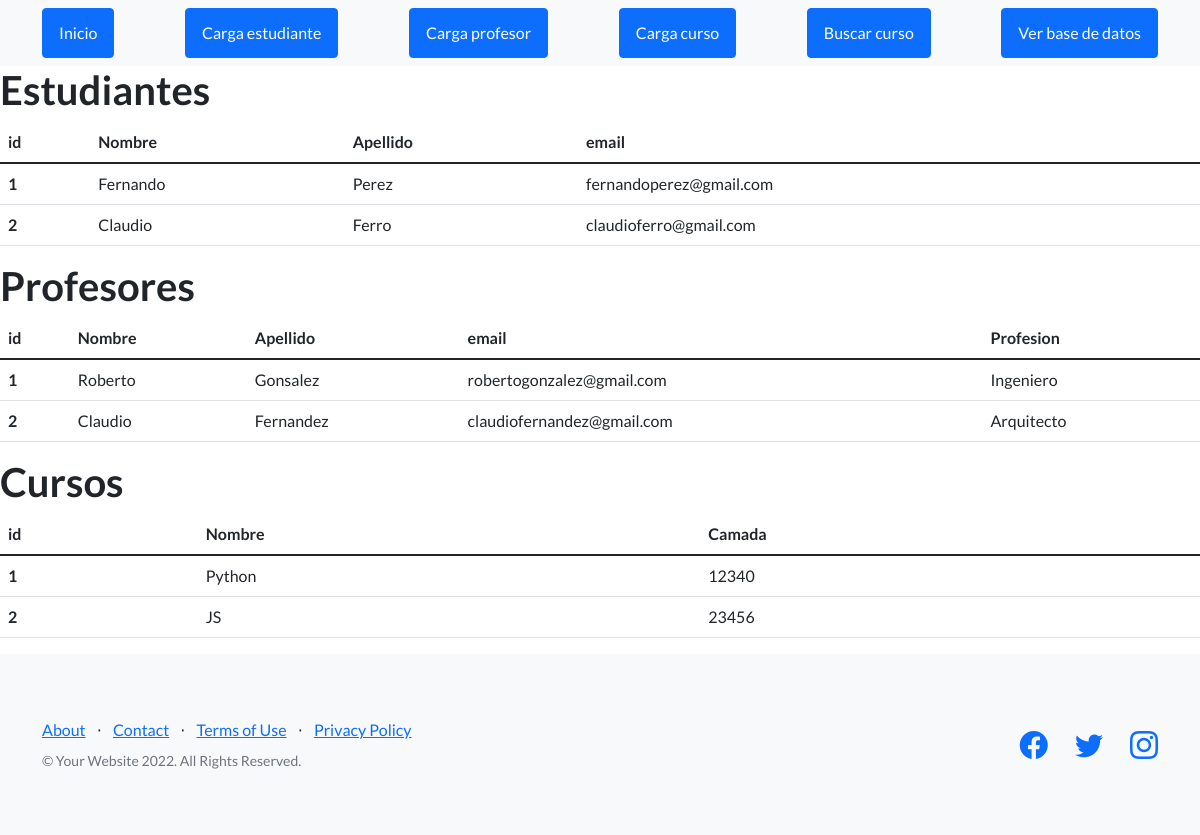
/app_uni/bases_datos, run on an earlier commit of the app's database.
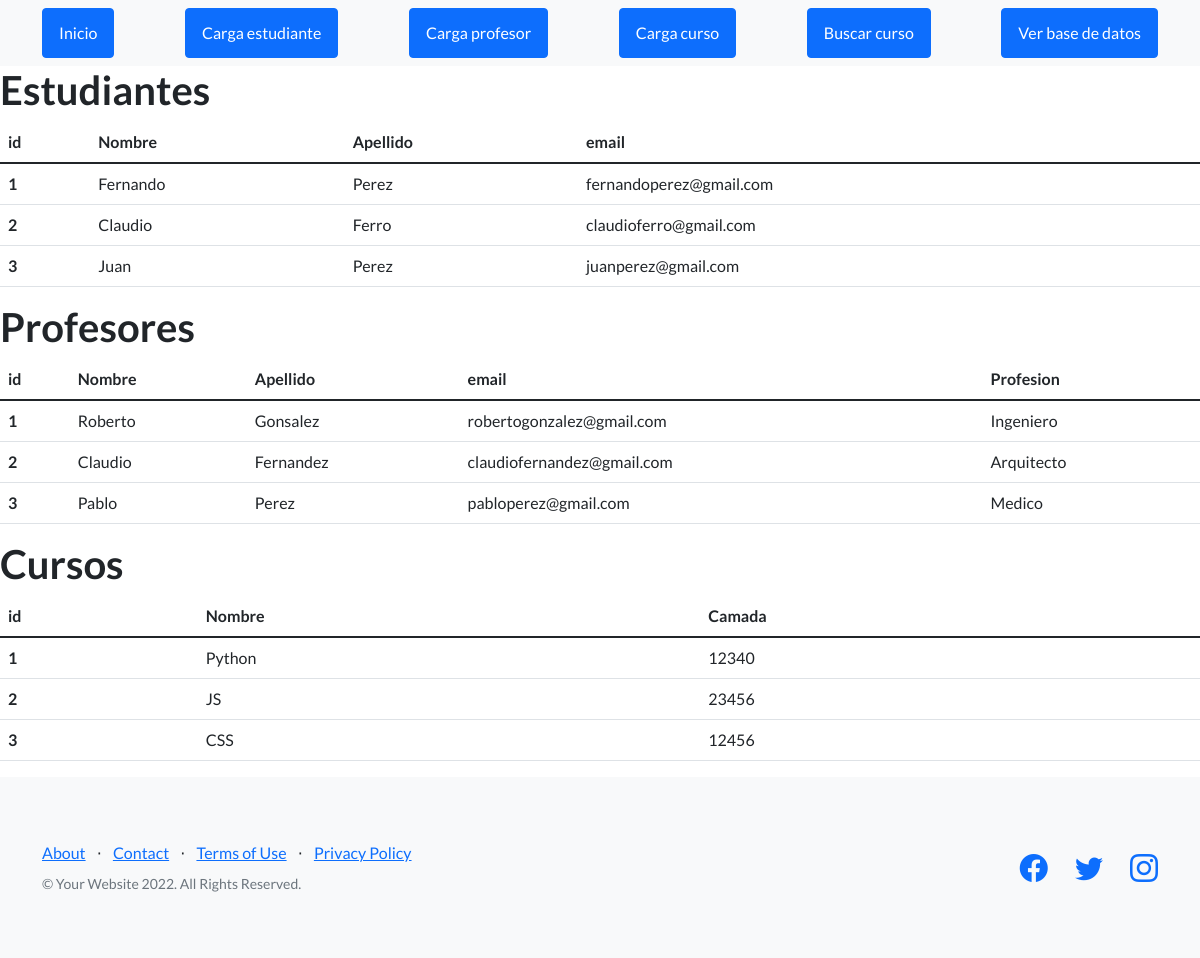
And on a later commit of the database.
### app_uni/models.py (models this page shows)
class Estudiante(models.Model):
    nombre = models.CharField(max_length=40)
    apellido = models.CharField(max_length=40)
    email = models.EmailField()

class Profesor(models.Model):
    nombre = models.CharField(max_length=40)
    apellido = models.CharField(max_length=40)
    email = models.EmailField()
    profesion = models.CharField(max_length=40)

class Curso(models.Model):
    nombre = models.CharField(max_length=40)
    camada = models.IntegerField()

### app_uni/views.py (the view)
# urls.py: path("bases_datos", views.bases_datos, name="bases_datos")
def bases_datos(request):
    estudiantes = Estudiante.objects.all()
    profesores = Profesor.objects.all()
    cursos = Curso.objects.all()
    diccionario = {
        "estudiantes": estudiantes,
        "profesores" : profesores,
        "cursos": cursos }
    todos_los_datos = loader.get_template("bases_datos.html")
    datos = todos_los_datos.render(diccionario)
    return HttpResponse(datos)

### app_uni/template/bases_datos.html
{% extends "base.html" %}
{% load static %}
{% block contenido %}
<h1>Estudiantes</h1>
<table class="table">
    <thead>
      <tr>
        <th scope="col">id</th>
        <th scope="col">Nombre</th>
        <th scope="col">Apellido</th>
        <th scope="col">email</th>
      </tr>
    </thead>
    <tbody>
        {% for n in estudiantes %}
        <tr>
            <th>{{n.id}}</th>
            <td>{{n.nombre}}</td>
            <td>{{n.apellido}}</td>
            <td>{{n.email}}</td>
        </tr>
        {% endfor %}
    </tbody>
  </table>
  <h1>Profesores</h1>
  <table class="table">
      <thead>
        <tr>
          <th scope="col">id</th>
          <th scope="col">Nombre</th>
          <th scope="col">Apellido</th>
          <th scope="col">email</th>
          <th scope="col">Profesion</th>
        </tr>
      </thead>
      <tbody>
          {% for n in profesores %}
          <tr>
              <th>{{n.id}}</th>
              <td>{{n.nombre}}</td>
              <td>{{n.apellido}}</td>
              <td>{{n.email}}</td>
              <td>{{n.profesion}}</td>
          </tr>
          {% endfor %}
      </tbody>
    </table>
   <h1>Cursos</h1>
    <table class="table">
        <thead>
          <tr>
            <th scope="col">id</th>
            <th scope="col">Nombre</th>
            <th scope="col">Camada</th>
          </tr>
        </thead>
        <tbody>
            {% for n in cursos %}
            <tr>
                <th>{{n.id}}</th>
                <td>{{n.nombre}}</td>
                <td>{{n.camada}}</td>
            </tr>
            {% endfor %}
        </tbody>
      </table>
{%  endblock %}

### app_uni/template/base.html (shortened to what this page needs)
<!DOCTYPE html>
<html lang="en">
    <head>
        {% load static %}
        <link href="https://cdn.jsdelivr.net/npm/bootstrap-icons@1.5.0/font/bootstrap-icons.css" rel="stylesheet" type="text/css" />
        <link href="{% static 'app_uni/css/styles.css' %}" rel="stylesheet" />
    </head>
    <body>
        <nav class="navbar navbar-light bg-light static-top">
            <div class="container">
                <a class="btn btn-primary" href="{% url 'inicio' %}">Inicio</a>
                <a class="btn btn-primary" href="{% url 'carga_estudiante' %}">Carga estudiante</a>
                <a class="btn btn-primary" href="{% url 'carga_profesor' %}">Carga profesor</a>
                <a class="btn btn-primary" href="{% url 'carga_curso' %}">Carga curso</a>
                <a class="btn btn-primary" href="{% url 'buscar_curso' %}">Buscar curso</a>
                <a class="btn btn-primary" href="{% url 'bases_datos'%}">Ver base de datos</a>
            </div>
        </nav>
        {% block contenido %}
        {% endblock %}
        <footer class="footer bg-light">
            <div class="container">
                <div class="row">
                    <div class="col-lg-6 h-100 text-center text-lg-start my-auto">
                        <ul class="list-inline mb-2">
                            <li class="list-inline-item"><a href="#!">About</a></li>
                            <li class="list-inline-item">⋅</li>
                            <li class="list-inline-item"><a href="#!">Contact</a></li>
                            <li class="list-inline-item">⋅</li>
                            <li class="list-inline-item"><a href="#!">Terms of Use</a></li>
                            <li class="list-inline-item">⋅</li>
                            <li class="list-inline-item"><a href="#!">Privacy Policy</a></li>
                        </ul>
                        <p class="text-muted small mb-4 mb-lg-0">&copy; Your Website 2022. All Rights Reserved.</p>
                    </div>
                    <div class="col-lg-6 h-100 text-center text-lg-end my-auto">
                        <ul class="list-inline mb-0">
                            <li class="list-inline-item me-4">
                                <a href="#!"><i class="bi-facebook fs-3"></i></a>
                            </li>
                            <li class="list-inline-item me-4">
                                <a href="#!"><i class="bi-twitter fs-3"></i></a>
                            </li>
                            <li class="list-inline-item">
                                <a href="#!"><i class="bi-instagram fs-3"></i></a>
                            </li>
                        </ul>
                    </div>
                </div>
            </div>
        </footer>
    </body>
</html>

What changed in the data, as far as the page shows it:
added Estudiante: id "3", nombre "Juan", apellido "Perez", email "juanperez@gmail.com"
added Profesor: id "3", nombre "Pablo", apellido "Perez", email "pabloperez@gmail.com", profesion "Medico"
added Curso: id "3", nombre "CSS", camada "12456"
